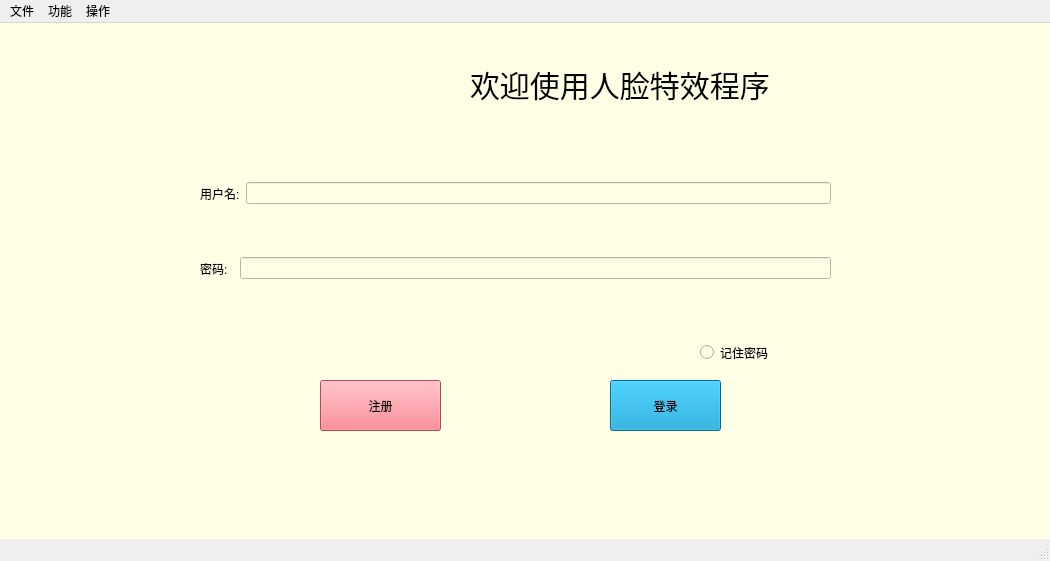
<?xml version="1.0" encoding="UTF-8"?>
<ui version="4.0">
 <class>MainWindow</class>
 <widget class="QMainWindow" name="MainWindow">
  <property name="windowModality">
   <enum>Qt::NonModal</enum>
  </property>
  <property name="enabled">
   <bool>true</bool>
  </property>
  <property name="geometry">
   <rect>
    <x>0</x>
    <y>0</y>
    <width>1050</width>
    <height>561</height>
   </rect>
  </property>
  <property name="sizePolicy">
   <sizepolicy hsizetype="Preferred" vsizetype="Preferred">
    <horstretch>50</horstretch>
    <verstretch>10</verstretch>
   </sizepolicy>
  </property>
  <property name="focusPolicy">
   <enum>Qt::StrongFocus</enum>
  </property>
  <property name="contextMenuPolicy">
   <enum>Qt::ActionsContextMenu</enum>
  </property>
  <property name="acceptDrops">
   <bool>true</bool>
  </property>
  <property name="windowTitle">
   <string>美颜相机</string>
  </property>
  <property name="windowIcon">
   <iconset>
    <normaloff>C:/Users/kunkun/.designer/backup/cam.ico</normaloff>C:/Users/kunkun/.designer/backup/cam.ico</iconset>
  </property>
  <property name="statusTip">
   <string/>
  </property>
  <property name="autoFillBackground">
   <bool>false</bool>
  </property>
  <property name="styleSheet">
   <string notr="true"/>
  </property>
  <property name="iconSize">
   <size>
    <width>50</width>
    <height>50</height>
   </size>
  </property>
  <property name="animated">
   <bool>true</bool>
  </property>
  <property name="tabShape">
   <enum>QTabWidget::Rounded</enum>
  </property>
  <property name="dockNestingEnabled">
   <bool>false</bool>
  </property>
  <property name="dockOptions">
   <set>QMainWindow::AllowTabbedDocks|QMainWindow::AnimatedDocks</set>
  </property>
  <widget class="QWidget" name="centralwidget">
   <property name="sizePolicy">
    <sizepolicy hsizetype="Preferred" vsizetype="Preferred">
     <horstretch>0</horstretch>
     <verstretch>0</verstretch>
    </sizepolicy>
   </property>
   <property name="autoFillBackground">
    <bool>false</bool>
   </property>
   <property name="styleSheet">
    <string notr="true">background-color: rgb(255, 255, 230);
</string>
   </property>
   <widget class="QWidget" name="horizontalLayoutWidget">
    <property name="geometry">
     <rect>
      <x>200</x>
      <y>110</y>
      <width>631</width>
      <height>121</height>
     </rect>
    </property>
    <layout class="QHBoxLayout" name="horizontalLayout">
     <item>
      <widget class="QLabel" name="label">
       <property name="text">
        <string>用户名:</string>
       </property>
      </widget>
     </item>
     <item>
      <widget class="QLineEdit" name="lineEdit"/>
     </item>
    </layout>
   </widget>
   <widget class="QLabel" name="label_2">
    <property name="geometry">
     <rect>
      <x>470</x>
      <y>40</y>
      <width>321</width>
      <height>41</height>
     </rect>
    </property>
    <property name="styleSheet">
     <string notr="true">font-size:30px;</string>
    </property>
    <property name="text">
     <string>欢迎使用人脸特效程序</string>
    </property>
   </widget>
   <widget class="QLabel" name="label_3">
    <property name="geometry">
     <rect>
      <x>291</x>
      <y>30</y>
      <width>161</width>
      <height>61</height>
     </rect>
    </property>
    <property name="styleSheet">
     <string notr="true">background-image:url(&quot;F:\icon.png&quot;)</string>
    </property>
    <property name="text">
     <string/>
    </property>
   </widget>
   <widget class="QWidget" name="horizontalLayoutWidget_2">
    <property name="geometry">
     <rect>
      <x>200</x>
      <y>200</y>
      <width>631</width>
      <height>91</height>
     </rect>
    </property>
    <layout class="QHBoxLayout" name="horizontalLayout_2">
     <item>
      <widget class="QLabel" name="label_4">
       <property name="text">
        <string>密码:  </string>
       </property>
      </widget>
     </item>
     <item>
      <widget class="QLineEdit" name="lineEdit_2"/>
     </item>
    </layout>
   </widget>
   <widget class="QRadioButton" name="radioButton">
    <property name="geometry">
     <rect>
      <x>700</x>
      <y>320</y>
      <width>115</width>
      <height>19</height>
     </rect>
    </property>
    <property name="text">
     <string>记住密码</string>
    </property>
   </widget>
   <widget class="QPushButton" name="pushButton">
    <property name="geometry">
     <rect>
      <x>320</x>
      <y>357</y>
      <width>121</width>
      <height>51</height>
     </rect>
    </property>
    <property name="styleSheet">
     <string notr="true">background-color: #fe6673;</string>
    </property>
    <property name="text">
     <string>注册</string>
    </property>
   </widget>
   <widget class="QPushButton" name="pushButton_2">
    <property name="geometry">
     <rect>
      <x>610</x>
      <y>357</y>
      <width>111</width>
      <height>51</height>
     </rect>
    </property>
    <property name="styleSheet">
     <string notr="true">background-color: #0099CC;</string>
    </property>
    <property name="text">
     <string>登录</string>
    </property>
   </widget>
  </widget>
  <widget class="QStatusBar" name="statusbar"/>
  <widget class="QMenuBar" name="menubar">
   <property name="geometry">
    <rect>
     <x>0</x>
     <y>0</y>
     <width>1050</width>
     <height>26</height>
    </rect>
   </property>
   <property name="font">
    <font>
     <kerning>true</kerning>
    </font>
   </property>
   <property name="mouseTracking">
    <bool>true</bool>
   </property>
   <property name="tabletTracking">
    <bool>false</bool>
   </property>
   <property name="acceptDrops">
    <bool>true</bool>
   </property>
   <property name="nativeMenuBar">
    <bool>false</bool>
   </property>
   <widget class="QMenu" name="menu">
    <property name="title">
     <string>文件</string>
    </property>
    <addaction name="action"/>
    <addaction name="action_2"/>
   </widget>
   <widget class="QMenu" name="menu_5">
    <property name="title">
     <string>操作</string>
    </property>
    <addaction name="action_5"/>
   </widget>
   <widget class="QMenu" name="menu_2">
    <property name="title">
     <string>功能</string>
    </property>
    <addaction name="actionAI"/>
    <addaction name="action_17"/>
    <addaction name="action_18"/>
   </widget>
   <addaction name="menu"/>
   <addaction name="menu_2"/>
   <addaction name="menu_5"/>
  </widget>
  <action name="action">
   <property name="text">
    <string>打开图片</string>
   </property>
   <property name="statusTip">
    <string>打开图片</string>
   </property>
   <property name="shortcut">
    <string>Ctrl+O</string>
   </property>
   <property name="priority">
    <enum>QAction::HighPriority</enum>
   </property>
  </action>
  <action name="action_2">
   <property name="text">
    <string>保存图片</string>
   </property>
   <property name="statusTip">
    <string>保存图片</string>
   </property>
   <property name="whatsThis">
    <string/>
   </property>
   <property name="shortcut">
    <string>Ctrl+S</string>
   </property>
  </action>
  <action name="action_3">
   <property name="text">
    <string>高斯滤波</string>
   </property>
  </action>
  <action name="action_4">
   <property name="text">
    <string>图像清晰</string>
   </property>
   <property name="statusTip">
    <string>图像清晰</string>
   </property>
  </action>
  <action name="action_6">
   <property name="text">
    <string>高斯滤波</string>
   </property>
   <property name="statusTip">
    <string>高斯滤波</string>
   </property>
  </action>
  <action name="action_7">
   <property name="text">
    <string>均值滤波</string>
   </property>
   <property name="statusTip">
    <string>均值滤波</string>
   </property>
  </action>
  <action name="actionLaplacian">
   <property name="text">
    <string>Laplacian</string>
   </property>
   <property name="statusTip">
    <string>Laplacian</string>
   </property>
  </action>
  <action name="actionSobel">
   <property name="text">
    <string>Sobel</string>
   </property>
   <property name="statusTip">
    <string>Sobel</string>
   </property>
  </action>
  <action name="actionPrewitt">
   <property name="text">
    <string>Prewitt</string>
   </property>
   <property name="statusTip">
    <string>Prewitt</string>
   </property>
  </action>
  <action name="action_9">
   <property name="text">
    <string>频域平滑</string>
   </property>
   <property name="statusTip">
    <string>频域平滑</string>
   </property>
  </action>
  <action name="action_10">
   <property name="text">
    <string>频域锐化</string>
   </property>
   <property name="statusTip">
    <string>频域锐化</string>
   </property>
  </action>
  <action name="action_11">
   <property name="text">
    <string>中值滤波</string>
   </property>
   <property name="statusTip">
    <string>中值滤波</string>
   </property>
  </action>
  <action name="action_12">
   <property name="text">
    <string>美白度选择</string>
   </property>
   <property name="statusTip">
    <string>美白度选择</string>
   </property>
  </action>
  <action name="action_13">
   <property name="text">
    <string>平滑度选择</string>
   </property>
   <property name="statusTip">
    <string>平滑度选择</string>
   </property>
  </action>
  <action name="action_5">
   <property name="text">
    <string>还原</string>
   </property>
   <property name="statusTip">
    <string>还原</string>
   </property>
  </action>
  <action name="action_8">
   <property name="text">
    <string>撤销</string>
   </property>
   <property name="statusTip">
    <string>撤销</string>
   </property>
   <property name="shortcut">
    <string>Ctrl+Z</string>
   </property>
   <property name="shortcutContext">
    <enum>Qt::WindowShortcut</enum>
   </property>
  </action>
  <action name="action_14">
   <property name="text">
    <string>放大</string>
   </property>
   <property name="statusTip">
    <string>放大</string>
   </property>
   <property name="shortcut">
    <string>+</string>
   </property>
   <property name="iconVisibleInMenu">
    <bool>true</bool>
   </property>
  </action>
  <action name="action_15">
   <property name="text">
    <string>缩小</string>
   </property>
   <property name="statusTip">
    <string>缩小</string>
   </property>
   <property name="shortcut">
    <string>-</string>
   </property>
  </action>
  <action name="action_16">
   <property name="text">
    <string>截图</string>
   </property>
   <property name="statusTip">
    <string>截图</string>
   </property>
  </action>
  <action name="actionwo">
   <property name="text">
    <string>wo</string>
   </property>
  </action>
  <action name="actionGamma">
   <property name="text">
    <string>Gamma变换</string>
   </property>
  </action>
  <action name="actionAI">
   <property name="text">
    <string>AI换脸功能</string>
   </property>
  </action>
  <action name="action_17">
   <property name="text">
    <string>图像处理功能</string>
   </property>
  </action>
  <action name="action_18">
   <property name="text">
    <string>视频处理功能</string>
   </property>
  </action>
 </widget>
 <resources/>
 <connections/>
</ui>
